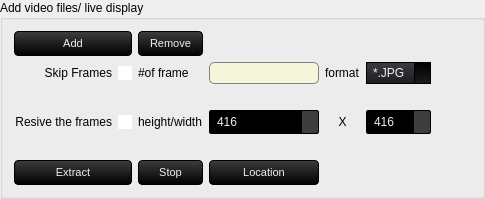
                 <widget class="QGroupBox" name="groupBox_6">
                  <property name="sizePolicy">
                   <sizepolicy hsizetype="Preferred" vsizetype="Preferred">
                    <horstretch>0</horstretch>
                    <verstretch>0</verstretch>
                   </sizepolicy>
                  </property>
                  <property name="title">
                   <string>Add video files/ live display</string>
                  </property>
                  <layout class="QGridLayout" name="gridLayout_24">
                   <item row="2" column="2">
                    <widget class="QLineEdit" name="custom_input">
                     <property name="sizePolicy">
                      <sizepolicy hsizetype="Preferred" vsizetype="Preferred">
                       <horstretch>0</horstretch>
                       <verstretch>0</verstretch>
                      </sizepolicy>
                     </property>
                     <property name="maximumSize">
                      <size>
                       <width>16777215</width>
                       <height>16777215</height>
                      </size>
                     </property>
                     <property name="styleSheet">
                      <string notr="true">QLineEdit {
    background-color: beige;
    border-radius: 5px;
    border: 1px solid grey;
    padding: 1px;
    color: black;
}

QLineEdit:hover {
    background-color: qlineargradient(spread:repeat, x1:1, y1:0, x2:1, y2:1, stop:0 orange, stop:1 red);
    color: black;
}</string>
                     </property>
                     <property name="clearButtonEnabled">
                      <bool>true</bool>
                     </property>
                    </widget>
                   </item>
                   <item row="4" column="0">
                    <widget class="QCheckBox" name="custom_size_checkbox">
                     <property name="sizePolicy">
                      <sizepolicy hsizetype="Preferred" vsizetype="Preferred">
                       <horstretch>0</horstretch>
                       <verstretch>0</verstretch>
                      </sizepolicy>
                     </property>
                     <property name="minimumSize">
                      <size>
                       <width>0</width>
                       <height>0</height>
                      </size>
                     </property>
                     <property name="maximumSize">
                      <size>
                       <width>16777215</width>
                       <height>16777215</height>
                      </size>
                     </property>
                     <property name="layoutDirection">
                      <enum>Qt::RightToLeft</enum>
                     </property>
                     <property name="styleSheet">
                      <string notr="true">QCheckBox {
    background-color: transparent;
    color: black;
    border: none;
    border-radius: 50%;
 
}

QCheckBox::indicator {
    background-color: white;
    color: black;
    border-radius: 50%;
}

QCheckBox::indicator:hover {
    background-color: orange;
}

QCheckBox::indicator:checked {
    background-color: #ff0800;
}</string>
                     </property>
                     <property name="text">
                      <string>Resive the frames</string>
                     </property>
                    </widget>
                   </item>
                   <item row="2" column="1">
                    <widget class="QLabel" name="label_11">
                     <property name="text">
                      <string>#of frame</string>
                     </property>
                    </widget>
                   </item>
                   <item row="4" column="2">
                    <widget class="QSpinBox" name="width_box">
                     <property name="sizePolicy">
                      <sizepolicy hsizetype="Preferred" vsizetype="Preferred">
                       <horstretch>0</horstretch>
                       <verstretch>0</verstretch>
                      </sizepolicy>
                     </property>
                     <property name="maximumSize">
                      <size>
                       <width>16777215</width>
                       <height>16777215</height>
                      </size>
                     </property>
                     <property name="styleSheet">
                      <string notr="true">QSpinBox, QDoubleSpinBox, QDateTimeEdit {
    background-color: rgb(0, 0, 0) /*bg_gen*/;
    color: rgb(238, 238, 238) /*txt*/;
    border: 1px solid #000;
    padding: 3px;
    padding-left: 5px;
    border-radius: 2px;
}

QDoubleSpinBox::up-button, QSpinBox::up-button, QDateTimeEdit::up-button {
    border-top-right-radius: 2px;
    background-color: rgb(59, 61, 62) /*bg_alt*/;
    width: 16px;
    border-width: 1px;
}

QDoubleSpinBox::up-button:hover, QSpinBox::up-button:hover, QDateTimeEdit::up-button:hover {
    background-color: orange;
}

QDoubleSpinBox::up-button:pressed, QSpinBox::up-button:pressed, QDateTimeEdit::up-button:pressed {
    background-color: red;
}

QDoubleSpinBox::up-arrow, QSpinBox::up-arrow, QDateTimeEdit::up-arrow {
    image: url(:/16x16/icons/16x16/up.gif);
    width: 7px;
    height: 7px;
}

QDoubleSpinBox::down-button, QSpinBox::down-button, QDateTimeEdit::down-button {
    border-bottom-right-radius: 2px;
    background-color: rgb(59, 61, 62) /*bg_alt*/;
    width: 16px;
    border-width: 1px;
}

QDoubleSpinBox::down-button:hover, QSpinBox::down-button:hover, QDateTimeEdit::down-button:hover {
    background-color: orange;
}

QDoubleSpinBox::down-button:pressed, QSpinBox::down-button:pressed, QDateTimeEdit::down-button:pressed {
    background-color: red;
}

QDoubleSpinBox::down-arrow, QSpinBox::down-arrow, QDateTimeEdit::down-arrow {
    image: url(:/16x16/icons/16x16/down.gif);
    width: 7px;
    height: 7px;
}</string>
                     </property>
                     <property name="minimum">
                      <number>416</number>
                     </property>
                     <property name="maximum">
                      <number>5000</number>
                     </property>
                     <property name="singleStep">
                      <number>32</number>
                     </property>
                    </widget>
                   </item>
                   <item row="7" column="2">
                    <widget class="QPushButton" name="location_button">
                     <property name="sizePolicy">
                      <sizepolicy hsizetype="Preferred" vsizetype="Preferred">
                       <horstretch>0</horstretch>
                       <verstretch>0</verstretch>
                      </sizepolicy>
                     </property>
                     <property name="minimumSize">
                      <size>
                       <width>65</width>
                       <height>0</height>
                      </size>
                     </property>
                     <property name="styleSheet">
                      <string notr="true">QPushButton {
    background-color: qlineargradient(spread:repeat, x1:1, y1:0, x2:1, y2:1, stop:0 rgb(59, 61, 62), stop:1 rgb(0, 0, 0));
    color: rgb(238, 238, 238);
  	font-size: 8pt;
    min-width: 53px;
    border-style: solid;
    border-width: 1px;
    border-radius: 4px;
    border-color: rgb(0, 0, 0);
    padding: 5px;
}

QPushButton:flat {
    background-color: transparent;
    border: none;
    color: rgb(238, 238, 238);
}

QPushButton:disabled {
    background-color: #404040;
    color: #656565;
    border-color: rgb(0, 0, 0);
}

QPushButton:hover {
    background-color: rgba(236, 157, 0, 51);
    border: 1px solid rgb(236, 157, 0);
}

QPushButton:pressed {
    background-color: qlineargradient(spread:repeat, x1:1, y1:0, x2:1, y2:1, stop:0 rgb(28, 28, 32), stop:1 rgb(0, 0, 0));
    border: 1px solid rgb(236, 157, 0);
}

QPushButton:checked {
    background-color: qlineargradient(spread:repeat, x1:1, y1:0, x2:1, y2:1, stop:0 rgb(28, 28, 32), stop:1 rgb(0, 0, 0));
    border: 1px solid #222;
}</string>
                     </property>
                     <property name="text">
                      <string>Location</string>
                     </property>
                    </widget>
                   </item>
                   <item row="2" column="6">
                    <widget class="QComboBox" name="image_format">
                     <property name="sizePolicy">
                      <sizepolicy hsizetype="Preferred" vsizetype="Preferred">
                       <horstretch>0</horstretch>
                       <verstretch>0</verstretch>
                      </sizepolicy>
                     </property>
                     <property name="minimumSize">
                      <size>
                       <width>0</width>
                       <height>0</height>
                      </size>
                     </property>
                     <property name="styleSheet">
                      <string notr="true">				QComboBox
				{
					background-color: qlineargradient(spread:repeat, x1:1, y1:0, x2:1, y2:1, stop:0  rgb(59, 61, 62) /*bg_alt*/,stop:1 rgb(28, 28, 32) /*bg_prim*/);
					border: 1px solid #000;
					padding-left: 6px;
					color: rgb(238, 238, 238) /*txt*/;
					height: 20px;
				}
				QComboBox::disabled
				{
					background-color: #404040;
					color: #656565;
					border-color: rgb(0, 0, 0) /*bg_gen*/;
				}
				QComboBox:on
				{
					background-color: rgb(236, 157, 0) /*accent*/;
					color: rgb(28, 28, 28) /*txt_bg*/;
				}
				QComboBox QAbstractItemView
				{
					background-color: rgb(28, 28, 32) /*bg_prim*/;
					color: rgb(238, 238, 238) /*txt*/;
					border: 1px solid black;
					selection-background-color: rgb(236, 157, 0) /*accent*/;
					outline: 0;
				}
				QComboBox::drop-down
				{
					background-color: qlineargradient(spread:repeat, x1:1, y1:0, x2:1, y2:1, stop:0  rgb(0, 0, 0) /*bg_gen*/,stop:1 rgb(28, 28, 32) /*bg_prim*/);
					subcontrol-origin: padding;
					subcontrol-position: top right;
					width: 15px;
					border-left-width: 1px;
					border-left-color: black;
					border-left-style: solid; 
				}
				QComboBox::down-arrow
				{
					image: url(:/16x16/icons/16x16/down.gif);
					width: 8px;
					height: 8px;
				}</string>
                     </property>
                     <item>
                      <property name="text">
                       <string>*.JPG</string>
                      </property>
                     </item>
                     <item>
                      <property name="text">
                       <string>*.JPEG</string>
                      </property>
                     </item>
                     <item>
                      <property name="text">
                       <string>*.GIF</string>
                      </property>
                     </item>
                     <item>
                      <property name="text">
                       <string>*.BMP</string>
                      </property>
                     </item>
                     <item>
                      <property name="text">
                       <string>*.PNG</string>
                      </property>
                     </item>
                    </widget>
                   </item>
                   <item row="2" column="0">
                    <widget class="QCheckBox" name="custom_frames_checkbox">
                     <property name="sizePolicy">
                      <sizepolicy hsizetype="Preferred" vsizetype="Preferred">
                       <horstretch>0</horstretch>
                       <verstretch>0</verstretch>
                      </sizepolicy>
                     </property>
                     <property name="minimumSize">
                      <size>
                       <width>0</width>
                       <height>0</height>
                      </size>
                     </property>
                     <property name="layoutDirection">
                      <enum>Qt::RightToLeft</enum>
                     </property>
                     <property name="styleSheet">
                      <string notr="true">QCheckBox {
    background-color: transparent;
    color: black;
    border: none;
    border-radius: 50%;
 
}

QCheckBox::indicator {
    background-color: white;
    color: black;
    border-radius: 50%;
}

QCheckBox::indicator:hover {
    background-color: orange;
}

QCheckBox::indicator:checked {
    background-color: #ff0800;
}</string>
                     </property>
                     <property name="text">
                      <string>Skip Frames</string>
                     </property>
                    </widget>
                   </item>
                   <item row="7" column="1">
                    <widget class="QPushButton" name="stop_extract">
                     <property name="sizePolicy">
                      <sizepolicy hsizetype="Preferred" vsizetype="Preferred">
                       <horstretch>0</horstretch>
                       <verstretch>0</verstretch>
                      </sizepolicy>
                     </property>
                     <property name="minimumSize">
                      <size>
                       <width>65</width>
                       <height>0</height>
                      </size>
                     </property>
                     <property name="styleSheet">
                      <string notr="true">QPushButton {
    background-color: qlineargradient(spread:repeat, x1:1, y1:0, x2:1, y2:1, stop:0 rgb(59, 61, 62), stop:1 rgb(0, 0, 0));
    color: rgb(238, 238, 238);
  	font-size: 8pt;
    min-width: 53px;
    border-style: solid;
    border-width: 1px;
    border-radius: 4px;
    border-color: rgb(0, 0, 0);
    padding: 5px;
}

QPushButton:flat {
    background-color: transparent;
    border: none;
    color: rgb(238, 238, 238);
}

QPushButton:disabled {
    background-color: #404040;
    color: #656565;
    border-color: rgb(0, 0, 0);
}

QPushButton:hover {
    background-color: rgba(236, 157, 0, 51);
    border: 1px solid rgb(236, 157, 0);
}

QPushButton:pressed {
    background-color: qlineargradient(spread:repeat, x1:1, y1:0, x2:1, y2:1, stop:0 rgb(28, 28, 32), stop:1 rgb(0, 0, 0));
    border: 1px solid rgb(236, 157, 0);
}

QPushButton:checked {
    background-color: qlineargradient(spread:repeat, x1:1, y1:0, x2:1, y2:1, stop:0 rgb(28, 28, 32), stop:1 rgb(0, 0, 0));
    border: 1px solid #222;
}</string>
                     </property>
                     <property name="text">
                      <string>Stop</string>
                     </property>
                    </widget>
                   </item>
                   <item row="5" column="1">
                    <spacer name="verticalSpacer_4">
                     <property name="orientation">
                      <enum>Qt::Vertical</enum>
                     </property>
                     <property name="sizeType">
                      <enum>QSizePolicy::Preferred</enum>
                     </property>
                     <property name="sizeHint" stdset="0">
                      <size>
                       <width>10</width>
                       <height>20</height>
                      </size>
                     </property>
                    </spacer>
                   </item>
                   <item row="7" column="0">
                    <widget class="QPushButton" name="extract_button">
                     <property name="sizePolicy">
                      <sizepolicy hsizetype="Preferred" vsizetype="Preferred">
                       <horstretch>0</horstretch>
                       <verstretch>0</verstretch>
                      </sizepolicy>
                     </property>
                     <property name="minimumSize">
                      <size>
                       <width>65</width>
                       <height>0</height>
                      </size>
                     </property>
                     <property name="styleSheet">
                      <string notr="true">QPushButton {
    background-color: qlineargradient(spread:repeat, x1:1, y1:0, x2:1, y2:1, stop:0 rgb(59, 61, 62), stop:1 rgb(0, 0, 0));
    color: rgb(238, 238, 238);
  	font-size: 8pt;
    min-width: 53px;
    border-style: solid;
    border-width: 1px;
    border-radius: 4px;
    border-color: rgb(0, 0, 0);
    padding: 5px;
}

QPushButton:flat {
    background-color: transparent;
    border: none;
    color: rgb(238, 238, 238);
}

QPushButton:disabled {
    background-color: #404040;
    color: #656565;
    border-color: rgb(0, 0, 0);
}

QPushButton:hover {
    background-color: rgba(236, 157, 0, 51);
    border: 1px solid rgb(236, 157, 0);
}

QPushButton:pressed {
    background-color: qlineargradient(spread:repeat, x1:1, y1:0, x2:1, y2:1, stop:0 rgb(28, 28, 32), stop:1 rgb(0, 0, 0));
    border: 1px solid rgb(236, 157, 0);
}

QPushButton:checked {
    background-color: qlineargradient(spread:repeat, x1:1, y1:0, x2:1, y2:1, stop:0 rgb(28, 28, 32), stop:1 rgb(0, 0, 0));
    border: 1px solid #222;
}</string>
                     </property>
                     <property name="text">
                      <string>Extract</string>
                     </property>
                    </widget>
                   </item>
                   <item row="2" column="5">
                    <widget class="QLabel" name="label_12">
                     <property name="minimumSize">
                      <size>
                       <width>0</width>
                       <height>0</height>
                      </size>
                     </property>
                     <property name="text">
                      <string>format</string>
                     </property>
                    </widget>
                   </item>
                   <item row="2" column="9">
                    <spacer name="horizontalSpacer_2">
                     <property name="orientation">
                      <enum>Qt::Horizontal</enum>
                     </property>
                     <property name="sizeHint" stdset="0">
                      <size>
                       <width>40</width>
                       <height>20</height>
                      </size>
                     </property>
                    </spacer>
                   </item>
                   <item row="4" column="1">
                    <widget class="QLabel" name="label_17">
                     <property name="text">
                      <string>height/width</string>
                     </property>
                    </widget>
                   </item>
                   <item row="0" column="1">
                    <widget class="QPushButton" name="remove_video_button">
                     <property name="sizePolicy">
                      <sizepolicy hsizetype="Preferred" vsizetype="Preferred">
                       <horstretch>0</horstretch>
                       <verstretch>0</verstretch>
                      </sizepolicy>
                     </property>
                     <property name="minimumSize">
                      <size>
                       <width>65</width>
                       <height>0</height>
                      </size>
                     </property>
                     <property name="styleSheet">
                      <string notr="true">QPushButton {
    background-color: qlineargradient(spread:repeat, x1:1, y1:0, x2:1, y2:1, stop:0 rgb(59, 61, 62), stop:1 rgb(0, 0, 0));
    color: rgb(238, 238, 238);
  	font-size: 8pt;
    min-width: 53px;
    border-style: solid;
    border-width: 1px;
    border-radius: 4px;
    border-color: rgb(0, 0, 0);
    padding: 5px;
}

QPushButton:flat {
    background-color: transparent;
    border: none;
    color: rgb(238, 238, 238);
}

QPushButton:disabled {
    background-color: #404040;
    color: #656565;
    border-color: rgb(0, 0, 0);
}

QPushButton:hover {
    background-color: rgba(236, 157, 0, 51);
    border: 1px solid rgb(236, 157, 0);
}

QPushButton:pressed {
    background-color: qlineargradient(spread:repeat, x1:1, y1:0, x2:1, y2:1, stop:0 rgb(28, 28, 32), stop:1 rgb(0, 0, 0));
    border: 1px solid rgb(236, 157, 0);
}

QPushButton:checked {
    background-color: qlineargradient(spread:repeat, x1:1, y1:0, x2:1, y2:1, stop:0 rgb(28, 28, 32), stop:1 rgb(0, 0, 0));
    border: 1px solid #222;
}</string>
                     </property>
                     <property name="text">
                      <string>Remove</string>
                     </property>
                    </widget>
                   </item>
                   <item row="4" column="5">
                    <widget class="QLabel" name="label">
                     <property name="maximumSize">
                      <size>
                       <width>16777215</width>
                       <height>16777215</height>
                      </size>
                     </property>
                     <property name="layoutDirection">
                      <enum>Qt::RightToLeft</enum>
                     </property>
                     <property name="text">
                      <string>X</string>
                     </property>
                     <property name="alignment">
                      <set>Qt::AlignCenter</set>
                     </property>
                    </widget>
                   </item>
                   <item row="4" column="6">
                    <widget class="QSpinBox" name="height_box">
                     <property name="sizePolicy">
                      <sizepolicy hsizetype="Preferred" vsizetype="Preferred">
                       <horstretch>0</horstretch>
                       <verstretch>0</verstretch>
                      </sizepolicy>
                     </property>
                     <property name="maximumSize">
                      <size>
                       <width>16777215</width>
                       <height>16777215</height>
                      </size>
                     </property>
                     <property name="styleSheet">
                      <string notr="true">QSpinBox, QDoubleSpinBox, QDateTimeEdit {
    background-color: rgb(0, 0, 0) /*bg_gen*/;
    color: rgb(238, 238, 238) /*txt*/;
    border: 1px solid #000;
    padding: 3px;
    padding-left: 5px;
    border-radius: 2px;
}

QDoubleSpinBox::up-button, QSpinBox::up-button, QDateTimeEdit::up-button {
    border-top-right-radius: 2px;
    background-color: rgb(59, 61, 62) /*bg_alt*/;
    width: 16px;
    border-width: 1px;
}

QDoubleSpinBox::up-button:hover, QSpinBox::up-button:hover, QDateTimeEdit::up-button:hover {
    background-color: orange;
}

QDoubleSpinBox::up-button:pressed, QSpinBox::up-button:pressed, QDateTimeEdit::up-button:pressed {
    background-color: red;
}

QDoubleSpinBox::up-arrow, QSpinBox::up-arrow, QDateTimeEdit::up-arrow {
    image: url(:/16x16/icons/16x16/up.gif);
    width: 7px;
    height: 7px;
}

QDoubleSpinBox::down-button, QSpinBox::down-button, QDateTimeEdit::down-button {
    border-bottom-right-radius: 2px;
    background-color: rgb(59, 61, 62) /*bg_alt*/;
    width: 16px;
    border-width: 1px;
}

QDoubleSpinBox::down-button:hover, QSpinBox::down-button:hover, QDateTimeEdit::down-button:hover {
    background-color: orange;
}

QDoubleSpinBox::down-button:pressed, QSpinBox::down-button:pressed, QDateTimeEdit::down-button:pressed {
    background-color: red;
}

QDoubleSpinBox::down-arrow, QSpinBox::down-arrow, QDateTimeEdit::down-arrow {
    image: url(:/16x16/icons/16x16/down.gif);
    width: 7px;
    height: 7px;
}</string>
                     </property>
                     <property name="minimum">
                      <number>416</number>
                     </property>
                     <property name="maximum">
                      <number>5000</number>
                     </property>
                     <property name="singleStep">
                      <number>32</number>
                     </property>
                    </widget>
                   </item>
                   <item row="0" column="0">
                    <widget class="QPushButton" name="video_upload">
                     <property name="sizePolicy">
                      <sizepolicy hsizetype="Preferred" vsizetype="Preferred">
                       <horstretch>0</horstretch>
                       <verstretch>0</verstretch>
                      </sizepolicy>
                     </property>
                     <property name="minimumSize">
                      <size>
                       <width>65</width>
                       <height>0</height>
                      </size>
                     </property>
                     <property name="styleSheet">
                      <string notr="true">QPushButton {
    background-color: qlineargradient(spread:repeat, x1:1, y1:0, x2:1, y2:1, stop:0 rgb(59, 61, 62), stop:1 rgb(0, 0, 0));
    color: rgb(238, 238, 238);
  	font-size: 8pt;
    min-width: 53px;
    border-style: solid;
    border-width: 1px;
    border-radius: 4px;
    border-color: rgb(0, 0, 0);
    padding: 5px;
}

QPushButton:flat {
    background-color: transparent;
    border: none;
    color: rgb(238, 238, 238);
}

QPushButton:disabled {
    background-color: #404040;
    color: #656565;
    border-color: rgb(0, 0, 0);
}

QPushButton:hover {
    background-color: rgba(236, 157, 0, 51);
    border: 1px solid rgb(236, 157, 0);
}

QPushButton:pressed {
    background-color: qlineargradient(spread:repeat, x1:1, y1:0, x2:1, y2:1, stop:0 rgb(28, 28, 32), stop:1 rgb(0, 0, 0));
    border: 1px solid rgb(236, 157, 0);
}

QPushButton:checked {
    background-color: qlineargradient(spread:repeat, x1:1, y1:0, x2:1, y2:1, stop:0 rgb(28, 28, 32), stop:1 rgb(0, 0, 0));
    border: 1px solid #222;
}</string>
                     </property>
                     <property name="text">
                      <string>Add</string>
                     </property>
                    </widget>
                   </item>
                   <item row="3" column="1">
                    <spacer name="verticalSpacer_8">
                     <property name="orientation">
                      <enum>Qt::Vertical</enum>
                     </property>
                     <property name="sizeType">
                      <enum>QSizePolicy::Preferred</enum>
                     </property>
                     <property name="sizeHint" stdset="0">
                      <size>
                       <width>10</width>
                       <height>20</height>
                      </size>
                     </property>
                    </spacer>
                   </item>
                  </layout>
                 </widget>
